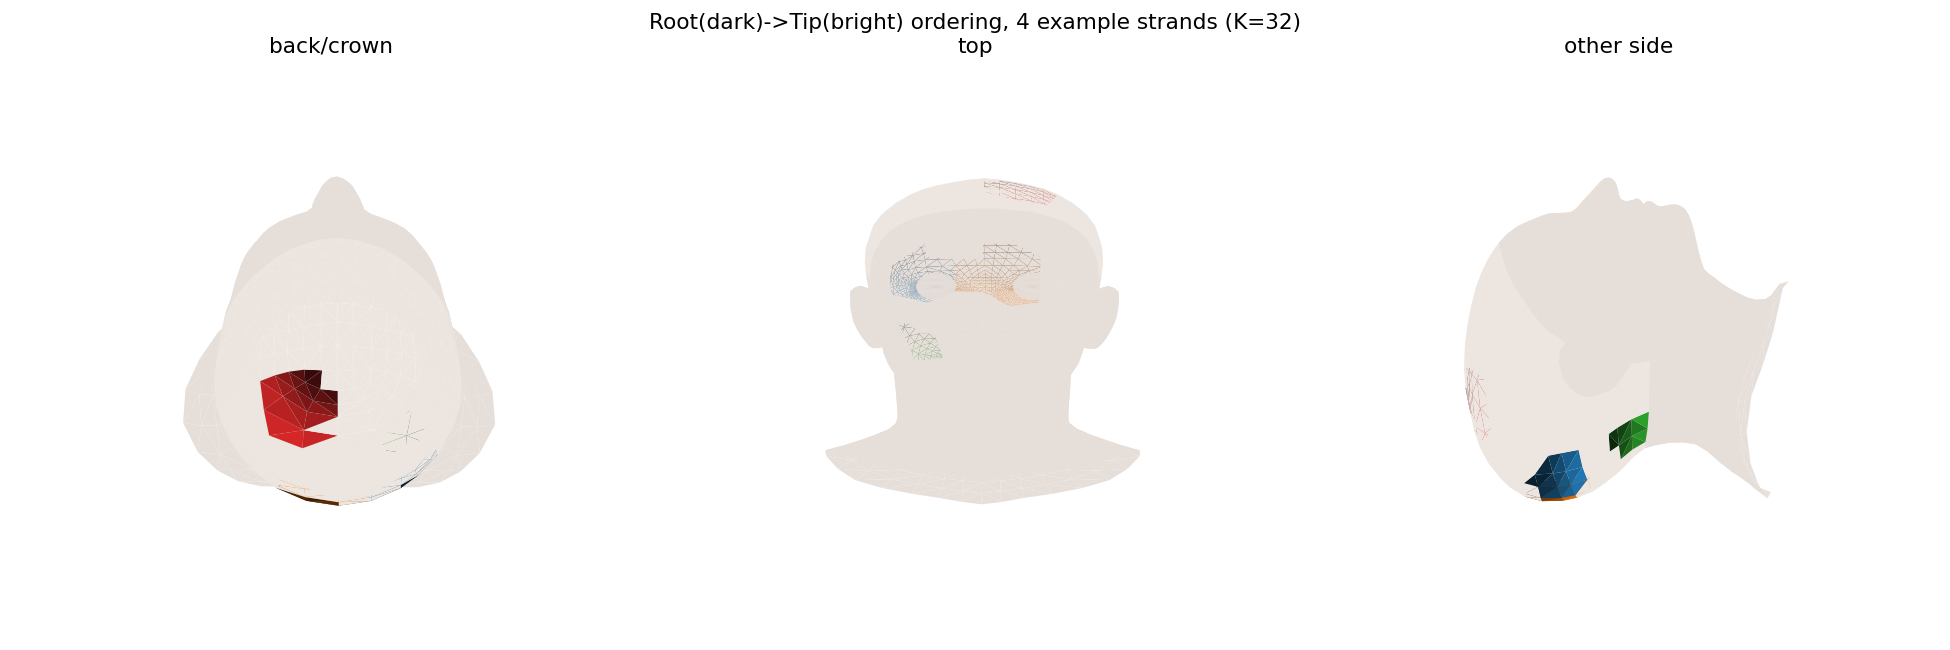

This figure's Python source:
import numpy as np
import json
import matplotlib
matplotlib.use("Agg")
import matplotlib.pyplot as plt
from mpl_toolkits.mplot3d.art3d import Poly3DCollection
from scipy.cluster.vq import kmeans2
from flame_model.flame import FlameHead

np.random.seed(0)
K = 32

flame = FlameHead(shape_params=300, expr_params=100)
verts = flame.v_template.detach().cpu().numpy()
faces = flame.faces.detach().cpu().numpy()
hair_fid = flame.mask.f.hair.detach().cpu().numpy()

hair_faces = faces[hair_fid]
centroids = verts[hair_faces].mean(axis=1)

_, labels = kmeans2(centroids, K, minit='++', seed=0)

# crown reference point: topmost hair centroid (Y = up axis, following flame.py's teeth-construction convention)
crown_idx = np.argmax(centroids[:, 1])
crown_point = centroids[crown_idx]
print(f"crown point (top of head, hair region): {crown_point}")

# for each cluster, order member faces by distance from crown (root=near crown, tip=far/toward hairline)
strands = {}
for k in range(K):
    member_mask = labels == k
    member_fids = hair_fid[member_mask]
    member_centroids = centroids[member_mask]
    dists = np.linalg.norm(member_centroids - crown_point, axis=1)
    order = np.argsort(dists)
    ordered_fids = member_fids[order].tolist()
    strands[int(k)] = {
        "face_ids": ordered_fids,
        "root_to_tip_dist": dists[order].tolist(),
    }

out_json = "/hdd2/hee_data/GaussianAvatars/dev/hair_avatars/phase1_strands_k32.json"
with open(out_json, "w") as f:
    json.dump(strands, f, indent=1)
print("saved strand definitions to", out_json)

# visualize root->tip ordering as a color gradient (dark=root/near-crown, light=tip/far) for a few example strands
fig = plt.figure(figsize=(15, 5))
example_strands = [0, 8, 16, 24]

# build one combined per-face color array so matplotlib depth-sorts all triangles together
face_colors = np.tile(np.array([0.9, 0.87, 0.85]), (faces.shape[0], 1))
face_colors[hair_fid] = np.array([0.93, 0.9, 0.88])

cmap = plt.get_cmap('tab10')
for i, k in enumerate(example_strands):
    fids = np.array(strands[k]["face_ids"])
    n = len(fids)
    print(f"strand {k}: {n} faces")
    grad = np.linspace(0.25, 1.0, n)  # root(dark) -> tip(bright)
    base_color = np.array(cmap(i))[:3]
    for j, fid in enumerate(fids):
        face_colors[fid] = base_color * grad[j]

tris = verts[faces]
views = [(0, 90, "back/crown"), (90, -90, "top"), (0, 180, "other side")]
for vi, (elev, azim, name) in enumerate(views):
    ax = fig.add_subplot(1, len(views), vi + 1, projection='3d')
    ax.add_collection3d(Poly3DCollection(tris, facecolor=face_colors, edgecolor='none', alpha=1.0))
    ax.set_xlim(verts[:,0].min(), verts[:,0].max())
    ax.set_ylim(verts[:,1].min(), verts[:,1].max())
    ax.set_zlim(verts[:,2].min(), verts[:,2].max())
    ax.view_init(elev=elev, azim=azim)
    ax.set_title(name)
    ax.axis('off')
    try:
        ax.set_box_aspect((1,1,1))
    except Exception:
        pass
fig.suptitle("Root(dark)->Tip(bright) ordering, 4 example strands (K=32)")

out_png = "/hdd2/hee_data/GaussianAvatars/dev/hair_avatars/phase1_strand_ordering.png"
plt.tight_layout()
plt.savefig(out_png, dpi=130)
print("saved to", out_png)
